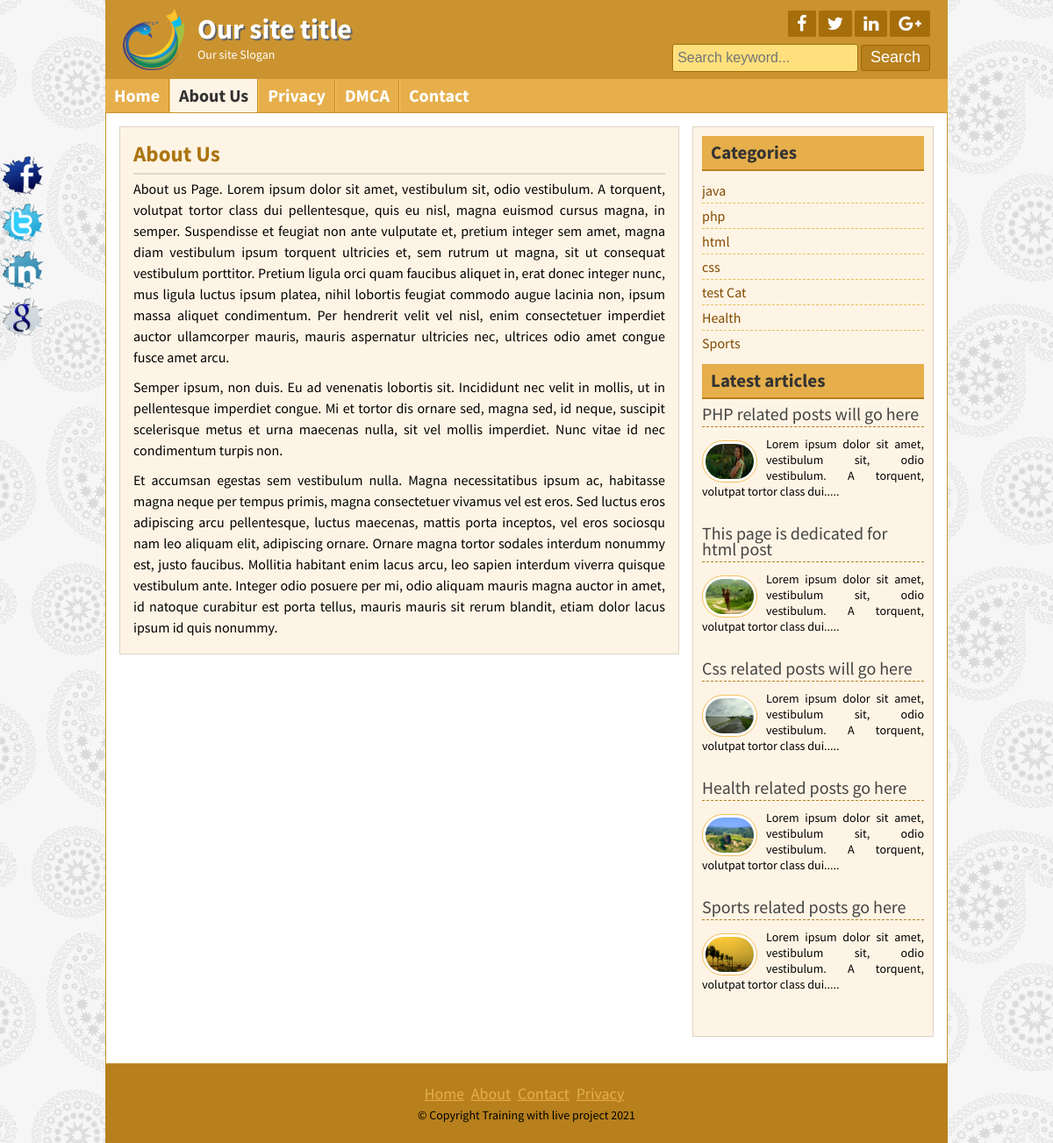
Page /page.php?pageid=1 on the committed database.
### tables this page shows
CREATE TABLE `title_slogan` (
  `id` int(11) NOT NULL,
  `title` varchar(255) DEFAULT NULL,
  `slogan` varchar(255) DEFAULT NULL,
  `logo` varchar(255) DEFAULT NULL
);

CREATE TABLE `tbl_social` (
  `id` int(11) NOT NULL,
  `fb` varchar(255) DEFAULT NULL,
  `tw` varchar(255) DEFAULT NULL,
  `ln` varchar(255) DEFAULT NULL,
  `gp` varchar(255) DEFAULT NULL
);

CREATE TABLE `tbl_page` (
  `id` int(11) NOT NULL,
  `name` varchar(255) DEFAULT NULL,
  `body` text
);

CREATE TABLE `tbl_category` (
  `id` int(11) NOT NULL,
  `name` varchar(255) NOT NULL
);

CREATE TABLE `tbl_post` (
  `id` int(11) NOT NULL,
  `cat` int(11) NOT NULL,
  `title` varchar(255) NOT NULL,
  `body` text NOT NULL,
  `image` varchar(255) NOT NULL,
  `author` varchar(255) NOT NULL,
  `tags` varchar(255) NOT NULL,
  `date` timestamp NOT NULL DEFAULT CURRENT_TIMESTAMP,
  `userid` int(11) NOT NULL
);

CREATE TABLE `tbl_footer` (
  `id` int(11) NOT NULL,
  `note` varchar(255) DEFAULT NULL
);

### classes/Post.php (called while the page is built, shortened)
<?php
$filepath = realpath(dirname(__FILE__));
include_once($filepath . '/../lib/Database.php');
include_once($filepath . '/../helpers/Format.php');
?>
<?php
class Post
{
    private $db;
    public function __construct()
    {
        $this->db = new Database();
    }
    public function getAllLogoTitla()
    {
        $query  = "SELECT * FROM title_slogan WHERE id = '1'";
        $result = $this->db->select($query);
        return $result;
    }
    public function getAllSocialMedia()
    {
        $query  = "SELECT * FROM tbl_social WHERE id = '1'";
        $result = $this->db->select($query);
        return $result;
    }
    public function getCopyRight()
    {
        $query  = "SELECT * FROM tbl_footer WHERE id = '1'";
        $result = $this->db->select($query);
        return $result;
    }
}

### lib/Database.php (called while the page is built, shortened)
<?php
Class Database
{
    public $host = DB_HOST;
    public $user = DB_USER;
    public $pass = DB_PASS;
    public $dbname = DB_NAME;
    public $link;
    private function connectDB()
    {
        $this->link = new mysqli($this->host, $this->user, $this->pass, $this->dbname);
    }
    public function select($query)
    {
        $result = $this->link->query($query) or die($this->link->error . __LINE__);
        if ($result->num_rows > 0) {
            return $result;
        } else {
            return false;
        }
    }
}

### classes/Page.php (called while the page is built, shortened)
<?php
$filepath = realpath(dirname(__FILE__));
include_once($filepath . '/../lib/Database.php');
include_once($filepath . '/../helpers/Format.php');
?>
<?php
class Page
{
    private $db;
    public function __construct()
    {
        $this->db = new Database();
    }
    public function dynamicMenu()
    {
        $query  = "select * from tbl_page";
        $result = $this->db->select($query);
        return $result;
    }
    public function GetPageById($id)
    {
        $query  = "select * from tbl_page where id='$id'";
        $result = $this->db->select($query);
        return $result;
    }
}

### classes/Category.php (called while the page is built, shortened)
<?php
$filepath = realpath(dirname(__FILE__));
include_once($filepath . '/../lib/Database.php');
include_once($filepath . '/../helpers/Format.php');
?>
<?php
class Category
{
    private $db;
    public function __construct()
    {
        $this->db = new Database();
    }
    public function postByCat()
    {
        $query  = "select * from tbl_category";
        $result = $this->db->select($query);
        return $result;
    }
}

### helpers/Format.php (called while the page is built, shortened)
<?php
class Format
{
    public function textShorten($text, $limit = 400)
    {
        $text = $text . " ";
        $text = substr($text, 0, $limit);
        $text = substr($text, 0, strrpos($text, ' '));
        $text = $text . ".....";
        return $text;
    }
}

### page.php (the view)
<?php include "inc/header.php"; ?>
<?php
if (!isset($_GET['pageid']) || $_GET['pageid'] == null) {
    header("Location:404.php");
} else {
    $id = $_GET['pageid'];
}
?>
<?php
$getPage = $page->GetPageById($id);
if ($getPage) {
    while ($result = $getPage->fetch_assoc()) {
        ?>
        <div class="contentsection contemplete clear">
        <div class="maincontent clear">
            <div class="about">
                <h2><?php echo $result['name']; ?></h2>
                <?php echo $result['body']; ?>
            </div>
        </div>
    <?php }
} else {
    header("Location:404.php");
} ?>
<?php include "inc/sidebar.php"; ?>
<?php include "inc/footer.php"; ?>

### inc/header.php (shortened to what this page needs)
<?php
include 'lib/Database.php';
include 'helpers/Format.php';
$db   = new Database();
$fm   = new Format();
$post = new Post();
$cat  = new Category();
$page = new Page();
?>
<!DOCTYPE html>
<html>
<head>
    <link rel="stylesheet" href="font-awesome-4.5.0/css/font-awesome.css">
    <link rel="stylesheet" href="css/nivo-slider.css" type="text/css" media="screen"/>
    <link rel="stylesheet" href="style.css">
</head>
<body>
<div class="headersection templete clear">
    <a href="index.php">
        <div class="logo">
            <?php
            $getALL = $post->getAllLogoTitla();
            if ($getALL) {
                while ($result = $getALL->fetch_assoc()) {
                    ?>
                    <img src="admin/<?php echo $result['logo']; ?>" alt="Logo"/>
                    <h2><?php echo $result['title']; ?></h2>
                    <p><?php echo $result['slogan']; ?></p>
                    <?php
                }
            }
            ?>
        </div>
    </a>
    <div class="social clear">
        <div class="icon clear">
            <?php
            $socialMedia = $post->getAllSocialMedia();
            if ($socialMedia) {
                while ($result = $socialMedia->fetch_assoc()) {
                    ?>
                    <a href="<?php echo $result['fb']; ?>" target="_blank"><i class="fa fa-facebook"></i></a>
                    <a href="<?php echo $result['tw']; ?>" target="_blank"><i class="fa fa-twitter"></i></a>
                    <a href="<?php echo $result['ln']; ?>" target="_blank"><i class="fa fa-linkedin"></i></a>
                    <a href="<?php echo $result['gp']; ?>" target="_blank"><i class="fa fa-google-plus"></i></a>
                    <?php
                }
            }
            ?>
        </div>
        <div class="searchbtn clear">
            <form action="search.php" method="get">
                <input type="text" name="search" placeholder="Search keyword..."/>
                <input type="submit" name="submit" value="Search"/>
            </form>
        </div>
    </div>
</div>
<div class="navsection templete">
    <?php
    $path        = $_SERVER['SCRIPT_FILENAME'];
    $currentpage = basename($path, '.php');
    ?>
    <ul>
        <li><a <?php if ($currentpage == 'index'){echo 'id="active"';} ?>href="index.php">Home</a></li>
        <?php
        $subMenu = $page->dynamicMenu();
        if ($subMenu) {
            while ($result = $subMenu->fetch_assoc()) {
                ?>
                <li><a
                        <?php
                        if (isset($_GET['pageid']) && $_GET['pageid'] == $result['id']) {
                            echo 'id="active"';
                        } ?> href="page.php?pageid=<?php echo $result['id']; ?>"><?php echo $result['name']; ?></a>
                </li>
                <?php
            }
        }
        ?>
        <li><a <?php if ($currentpage == 'contact'){echo 'id="active"';} ?>href="contact.php">Contact</a></li>
    </ul>
</div>

### inc/sidebar.php
<div class="sidebar clear">
    <div class="samesidebar clear">
        <h2>Categories</h2>
        <ul>
            <?php
            $postCat = $cat->postByCat();
            if ($postCat) {
                while ($result = $postCat->fetch_assoc()) {
                    ?>
                    <li><a href="postbycat.php?cat=<?php echo $result['id']; ?>"><?php echo $result['name']; ?></a>
                    </li>
                    <?php
                }
            }
            ?>
        </ul>
    </div>
    <div class="samesidebar clear">
        <h2>Latest articles</h2>
        <?php
        $query    = "SELECT * FROM tbl_post limit 5";
        $postByLt = $db->select($query);
        if ($postByLt) {
            while ($result = $postByLt->fetch_assoc()) {
                ?>
                <div class="popular clear">
                    <h3><a href="post.php?id=<?php echo $result['id']; ?>"><?php echo $result['title']; ?></a></h3>
                    <a href="post.php?id=<?php echo $result['id']; ?>"><img
                                src="admin/<?php echo $result['image']; ?>"
                                alt="post image"/></a>
                    <?php echo $fm->textShorten($result['body'], 120); ?>
                </div>
                <?php
            }
        } else {
            header("Location:404.php");
        }
        ?>
    </div>
</div>
</div>

### inc/footer.php (shortened to what this page needs)
<div class="footersection templete clear">
    <div class="footermenu clear">
        <ul>
            <li><a href="index.php">Home</a></li>
            <li><a href="about.php">About</a></li>
            <li><a href="contact">Contact</a></li>
            <li><a href="#">Privacy</a></li>
        </ul>
    </div>
    <?php
    $copyRight = $post->getCopyRight();
    if ($copyRight) {
        while ($result = $copyRight->fetch_assoc()) {
            ?>
            <p>&copy; <?php
                echo $result['note'].' ';
                echo date('Y');
                ?></p>
            <?php
        }
    }
    ?>
</div>
<div class="fixedicon clear">
    <?php
    $socialMedia = $post->getAllSocialMedia();
    if ($socialMedia) {
        while ($result = $socialMedia->fetch_assoc()) {
            ?>
            <a href="<?php echo $result['fb']; ?>" target="_blank"><img src="images/fb.png" alt="Facebook"/></a>
            <a href="<?php echo $result['tw']; ?>" target="_blank"><img src="images/tw.png" alt="Twitter"/></a>
            <a href="<?php echo $result['ln']; ?>" target="_blank"><img src="images/in.png" alt="LinkedIn"/></a>
            <a href="<?php echo $result['gp']; ?>" target="_blank"><img src="images/gl.png" alt="GooglePlus"/></a>
            <?php
        }
    }
    ?>
</div>
</body>
</html>

### style.css (style rules this page uses)
* { margin: 0; padding: 0; outline: 0 }
body { font-family: 'Source Sans Pro', sans-serif; font-size: 14px; line-height: 18px; color: #000; background: url(images/bg.png) repeat fixed 0 0 #fff; }
.templete { width: 960px; margin: 0 auto; }
.contemplete { margin: 0 auto; width: 928px; }
.clear { overflow: hidden; }
input[type="text"], input[type="email"] { border: 1px solid #cfc5b6; border-radius: 3px; margin-bottom: 5px; padding: 5px; width: 300px; }
input[type="submit"] { background: #b7801c none repeat scroll 0 0; border: 1px solid #e6af4b; color: #fff; cursor: pointer; font-size: 20px; padding: 1px 10px; }
.headersection { background: #ca932f none repeat scroll 0 0; color: #fff; }
.logo { float: left; width: 580px; }
.logo img { float: left; margin-right: 15px; padding-bottom: 10px; padding-left: 20px; padding-top: 10px; width: 70px; }
.logo h2 { color: #fff; font-size: 32px; margin-bottom: 11px; margin-top: 24px; text-shadow: 2px 2px 0 #666; }
.logo p { color: #fff; }
.social { float: right; margin-right: 20px; margin-top: 12px; text-align: right; width: 360px; }
.icon { float: right; }
.icon a { background: #a56e0a none repeat scroll 0 0; border-radius: 2px; color: #fff; display: block; float: left; font-size: 20px; margin-left: 3px; padding: 5px 10px; }
.searchbtn { float: right; margin-top: 8px; }
.searchbtn input[type="text"] { border: 1px solid #A56E0A; width: 200px; background: #FFE07C; font-size: 16px; height: 20px; }
.searchbtn input[type="submit"] { border: 1px solid #9d6602; border-radius: 3px; font-size: 18px; height: 30px; padding-left: 10px; padding-right: 10px; padding-top: 0; cursor: pointer; }
.navsection { background: none repeat scroll 0 0 #e6af4b; min-height: 38px; }
.navsection ul { margin: 0; padding: 0; list-style: none; }
.navsection ul li { border-left: 1px solid #fdc662; border-right: 1px solid #c18a26; display: block; float: left; position: relative; }
.navsection ul li:first-child { border-left: 0px solid #fdc662; }
.navsection ul li:last-child { border-right: 0px solid #c18a26; }
.navsection ul li a { color: #fff; display: block; font-size: 20px; font-weight: bold; padding: 10px; text-decoration: none; }
.navsection ul li a:hover, #active { background: #FEF4E5; color: #333; }
.contentsection { background: #ffffff none repeat scroll 0 0; border: 1px solid #ca932f; padding: 15px; }
.maincontent { background: #fef4e5 none repeat scroll 0 0; border: 1px solid #ded4c5; float: left; margin: 0 15px 15px 0; padding: 8px 15px; width: 606px; }
.about { font-size: 16px; line-height: 24px; text-align: justify; }
.about p { font-size: 16px; line-height: 24px; margin-bottom: 10px; text-align: justify; }
.samepost h2, .about h2 { border-bottom: 2px solid #e0d6c7; color: #ac7511; font-size: 25px; margin-bottom: 4px; padding: 10px 10px 10px 0; }
.sidebar { background: #fef4e5 none repeat scroll 0 0; border: 1px solid #ded4c5; float: right; margin-bottom: 15px; margin-top: 0; padding: 10px; width: 253px; }
.samesidebar { margin-bottom: 10px; }
.samesidebar h2 { background: #e6af4b none repeat scroll 0 0; border-bottom: 2px solid #b7801c; color: #333; margin-bottom: 8px; padding: 10px; }
.samesidebar ul { padding: 0; margin: 0; list-style: none; }
.samesidebar ul li { border-bottom: 1px dashed #e9c05c; font-size: 16px; padding: 5px 8px 5px 0; }
.samesidebar ul li:last-child { border-bottom: 0px dashed #e9c05c; }
.samesidebar ul li a { color: #814a00; text-decoration: none; }
.samesidebar p { margin-bottom: 10px; }
.popular { margin-bottom: 20px; }
.popular h3 { border-bottom: 1px dashed #b7801c; font-size: 20px; font-weight: normal; margin-bottom: 10px; padding-bottom: 5px; }
.popular h3 a { text-decoration: none; color: #444 }
.popular img { background: #fff none repeat scroll 0 0; border: 1px solid #f6bf5b; border-radius: 30px; float: left; height: 40px; margin-right: 10px; margin-top: 5px; padding: 3px; width: 55px; }
.footersection { height: 90px; background: #B7801C; text-align: center }
.footermenu { margin-top: 25px; margin-bottom: 5px; }
.footermenu ul { padding: 0; margin: 0; list-style: none; text-align: center; }
.footermenu ul li { display: inline-block; }
.footermenu ul li a { color: #E6AF4B; font-size: 18px; margin-right: 5px; }
.fixedicon { left: 0; position: fixed; top: 175px; width: 60px; }
.fixedicon img { width: 50px; }

### rows in the picture
title_slogan: logo (picture), title "Our site title", slogan "Our site Slogan"
tbl_page: name "About Us", body "About us Page. Lorem ipsum dolor sit amet, vestibulum sit, odio vestibulum. A torquent, volutpat tortor class dui pellentesque, quis eu nisl, magna euismod cursus magna, in semper. Suspendisse et feugiat non ante vulputate et, pretium integer sem amet, magna diam vestibulum ipsum torquent ultricies et, sem rutrum ut magna, sit ut consequat vestibulum porttitor. Pretium ligula orci quam faucibus aliquet in, erat donec integer nunc, mus ligula luctus ipsum platea, nihil lobortis feugiat commodo augue lacinia non, ipsum massa aliquet condimentum. Per hendrerit velit vel nisl, enim consectetuer imperdiet auctor ullamcorper mauris, mauris aspernatur ultricies nec, ultrices odio amet congue fusce…"
tbl_page: name "Privacy"
tbl_page: name "DMCA"
tbl_category: name "java"
tbl_category: name "php"
tbl_category: name "html"
tbl_category: name "css"
tbl_category: name "test Cat"
tbl_category: name "Health"
tbl_category: name "Sports"
tbl_post: title "PHP related posts will go here", image (picture), body "Lorem ipsum dolor sit amet, vestibulum sit, odio vestibulum. A torquent, volutpat tortor class dui....."
tbl_post: title "This page is dedicated for html post", image (picture), body "Lorem ipsum dolor sit amet, vestibulum sit, odio vestibulum. A torquent, volutpat tortor class dui....."
tbl_post: title "Css related posts will go here", image (picture), body "Lorem ipsum dolor sit amet, vestibulum sit, odio vestibulum. A torquent, volutpat tortor class dui....."
tbl_post: title "Health related posts go here", image (picture), body "Lorem ipsum dolor sit amet, vestibulum sit, odio vestibulum. A torquent, volutpat tortor class dui....."
tbl_post: title "Sports related posts go here", image (picture), body "Lorem ipsum dolor sit amet, vestibulum sit, odio vestibulum. A torquent, volutpat tortor class dui....."
tbl_footer: note "Copyright Training with live project"
